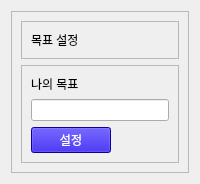
                  <widget class="QWidget" name="page_10">
                   <layout class="QGridLayout" name="gridLayout_13">
                    <item row="0" column="0">
                     <widget class="QFrame" name="frame_35">
                      <property name="frameShape">
                       <enum>QFrame::StyledPanel</enum>
                      </property>
                      <property name="frameShadow">
                       <enum>QFrame::Raised</enum>
                      </property>
                      <layout class="QVBoxLayout" name="verticalLayout_13">
                       <item>
                        <widget class="QFrame" name="frame_36">
                         <property name="sizePolicy">
                          <sizepolicy hsizetype="Minimum" vsizetype="Maximum">
                           <horstretch>0</horstretch>
                           <verstretch>0</verstretch>
                          </sizepolicy>
                         </property>
                         <property name="frameShape">
                          <enum>QFrame::StyledPanel</enum>
                         </property>
                         <property name="frameShadow">
                          <enum>QFrame::Raised</enum>
                         </property>
                         <layout class="QGridLayout" name="gridLayout_14">
                          <item row="0" column="0">
                           <widget class="QLabel" name="label_41">
                            <property name="text">
                             <string>목표 설정</string>
                            </property>
                           </widget>
                          </item>
                         </layout>
                        </widget>
                       </item>
                       <item>
                        <widget class="QFrame" name="frame_37">
                         <property name="frameShape">
                          <enum>QFrame::StyledPanel</enum>
                         </property>
                         <property name="frameShadow">
                          <enum>QFrame::Raised</enum>
                         </property>
                         <layout class="QVBoxLayout" name="verticalLayout_12">
                          <item>
                           <widget class="QLabel" name="label_42">
                            <property name="sizePolicy">
                             <sizepolicy hsizetype="Preferred" vsizetype="Maximum">
                              <horstretch>0</horstretch>
                              <verstretch>0</verstretch>
                             </sizepolicy>
                            </property>
                            <property name="text">
                             <string>나의 목표</string>
                            </property>
                           </widget>
                          </item>
                          <item>
                           <widget class="QLineEdit" name="lineEdit"/>
                          </item>
                          <item>
                           <widget class="QPushButton" name="btn_goal_setup_2">
                            <property name="sizePolicy">
                             <sizepolicy hsizetype="Maximum" vsizetype="Fixed">
                              <horstretch>0</horstretch>
                              <verstretch>0</verstretch>
                             </sizepolicy>
                            </property>
                            <property name="styleSheet">
                             <string notr="true">background-color: rgb(23, 0, 203);
color: white;</string>
                            </property>
                            <property name="text">
                             <string>설정</string>
                            </property>
                           </widget>
                          </item>
                         </layout>
                        </widget>
                       </item>
                      </layout>
                     </widget>
                    </item>
                   </layout>
                  </widget>
